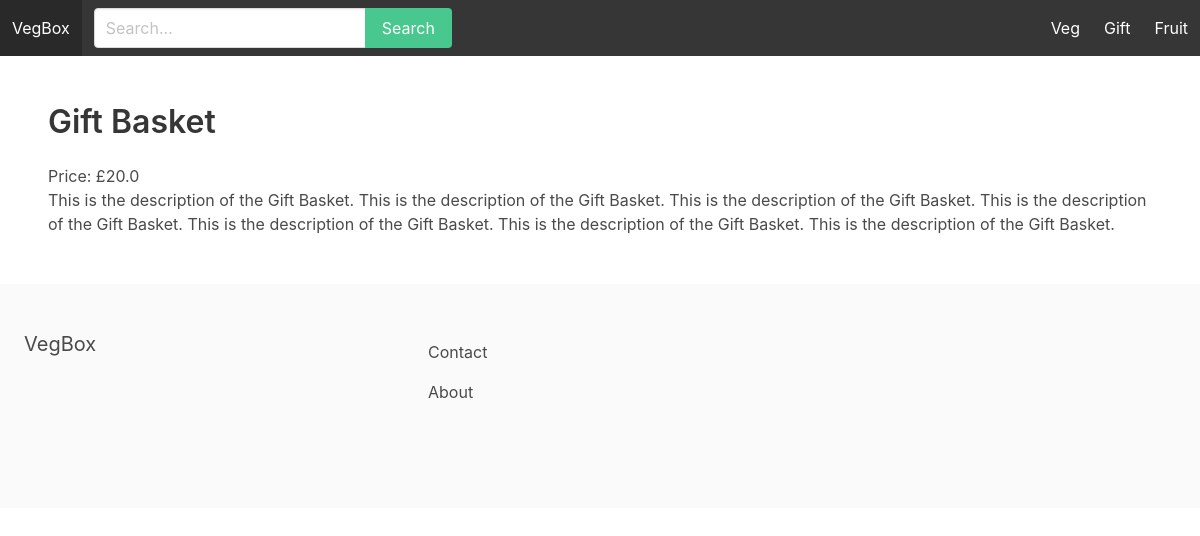
The app's page /gift/gift-basket/, older data.
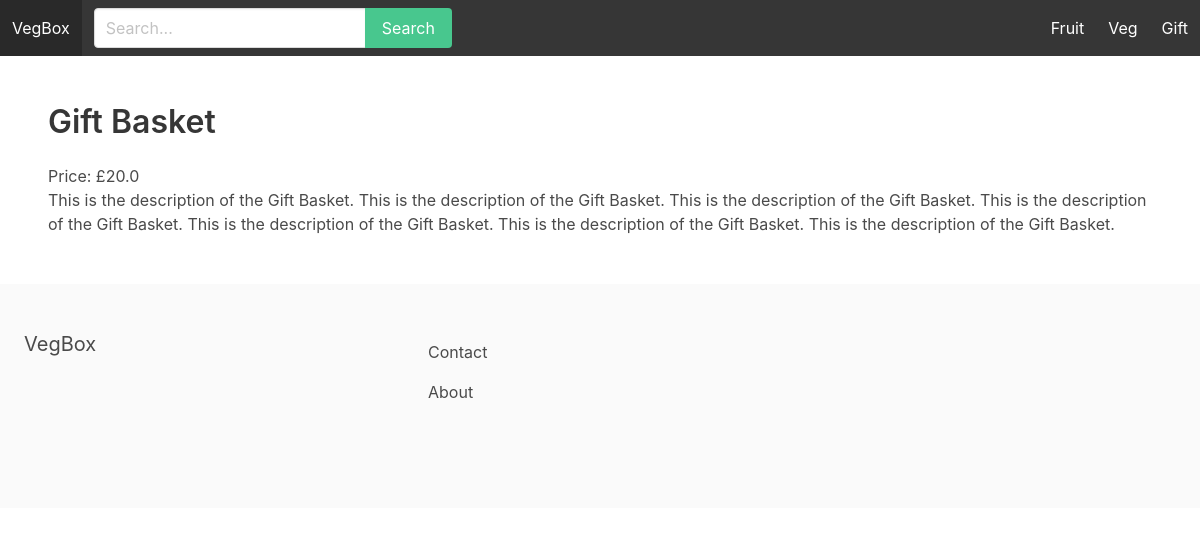
The same page, newer data.
### apps/store/models.py (models this page shows, shortened)
class Category(models.Model):
    title = models.CharField(max_length=255)
    slug = models.SlugField(max_length=255)
    ordering = models.IntegerField(default=0)
    is_featured = models.BooleanField(default=False)
    class Meta:
        verbose_name_plural = 'Categories'
        ordering = ('ordering',)

class Product(models.Model):
    category = models.ForeignKey(Category, related_name='products', on_delete=models.CASCADE)
    title = models.CharField(max_length=255)
    slug = models.SlugField(max_length=255)
    description = models.TextField(blank=True, null=True)
    price = models.FloatField()
    is_featured = models.BooleanField(default=False)
    num_available = models.IntegerField(default=1)
    num_visits = models.IntegerField(default=0)
    last_visit = models.DateTimeField(blank=True, null=True)
    date_added = models.DateTimeField(auto_now_add=True)
    class Meta:
        ordering = ('-date_added',)

### apps/store/views.py (the view)
# urls.py: path('<slug:category_slug>/<slug:slug>/', product_detail, name='product_detail'),
def product_detail(request, category_slug, slug):
    product = get_object_or_404(Product, slug=slug)
    context = {
        'product': product
    }
    return render(request, 'product_detail.html', context)

### apps/store/context_processors.py (called while the page is built)
def menu_categories(request):
    categories = Category.objects.all()
    return {'menu_categories': categories}

### apps/store/templates/product_detail.html (shortened to what this page needs)
{% extends 'base.html' %}
{% block content %}
<h1 class="title">{{ product.title }}</h1>
<p>Price: £{{ product.price }}</p>
{% if product.description %}
<p>{{ product.description }}</p>
{% else %}
<p>No description available.</p>
{% endif %}
{% endblock content %}

### apps/core/templates/base.html (shortened to what this page needs)
{% load static %}
<!DOCTYPE html>
<html>
	<head>
		<link rel="stylesheet" href="https://cdn.jsdelivr.net/npm/bulma@0.9.0/css/bulma.min.css">
		<link rel="stylesheet" href="#">
	</head>
	<body>
		<nav class="navbar is-dark" id="navbarapp">
			<div class="navbar-brand">
				<a class="navbar-item" href="{% url 'frontpage' %}">VegBox</a>
			</div>
            <div id="main-navbar" class="navbar-menu">
				<div class="navbar-start">
					<div class="navbar-item">
						<form method="get" action="#">
							<div class="field has-addons">
								<div class="control">
									<input type="text" class="input" placeholder="Search..." name="query">
								</div>
								<div class="control">
									<button class="button is-success">Search</button>
								</div>
							</div>
						</form>
					</div>
				</div>
				<div class="navbar-end">
				{% for category in menu_categories %}
						<a href="{% url 'category_detail' category.slug %}" class="navbar-item">{{ category.title }}</a>
				{% endfor %}
		</nav>
		<section class="section">
			{% block content %}
            {% endblock %}
		</section>
		<footer class="footer">
			<div class="columns">
				<div class="column is-4">
					<h2 class="subtitle">VegBox</h2>
				</div>
				<div class="column is-8">
					<a href="{% url 'contact' %}" class="navbar-item">Contact</a>
					<a href="{% url 'about' %}" class="navbar-item">About</a>
				</div>
			</div>
		</footer>
	</body>
</html>

Row changes from the older to the newer data that the page shows:
changed Category "Fruit": moves up the list
